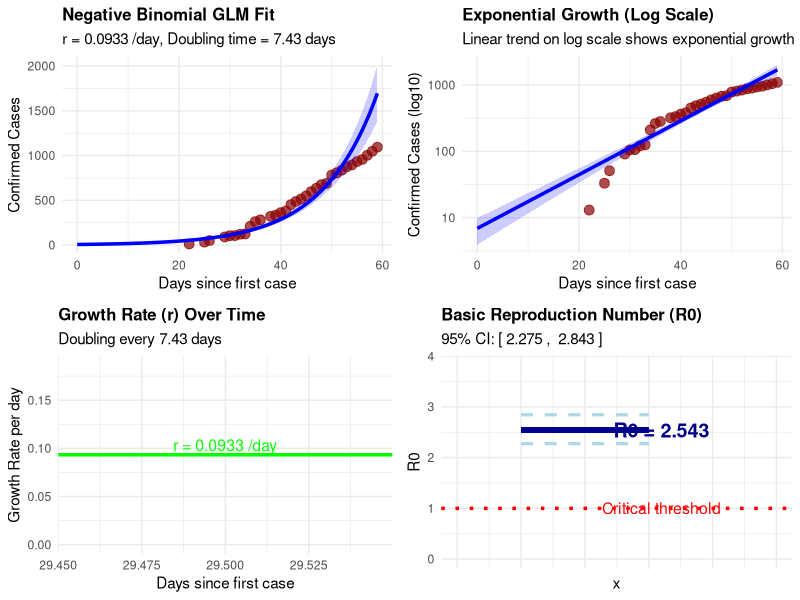
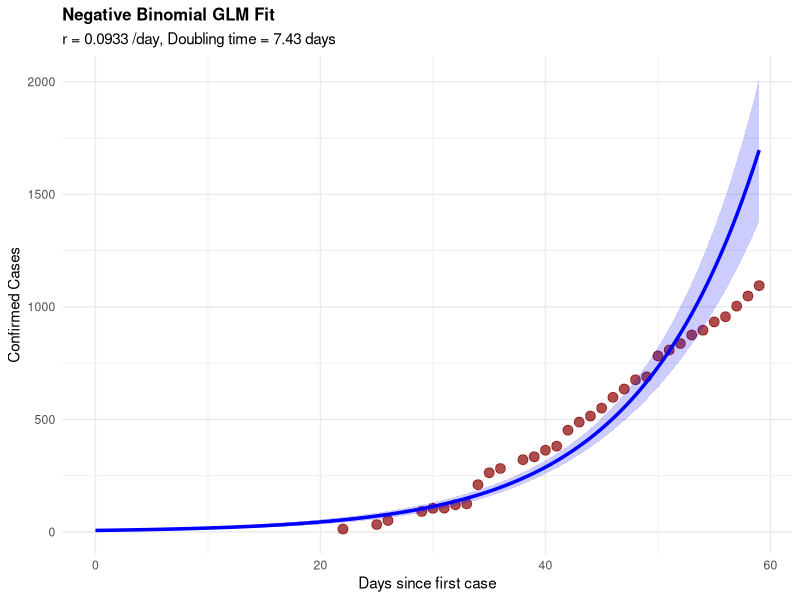
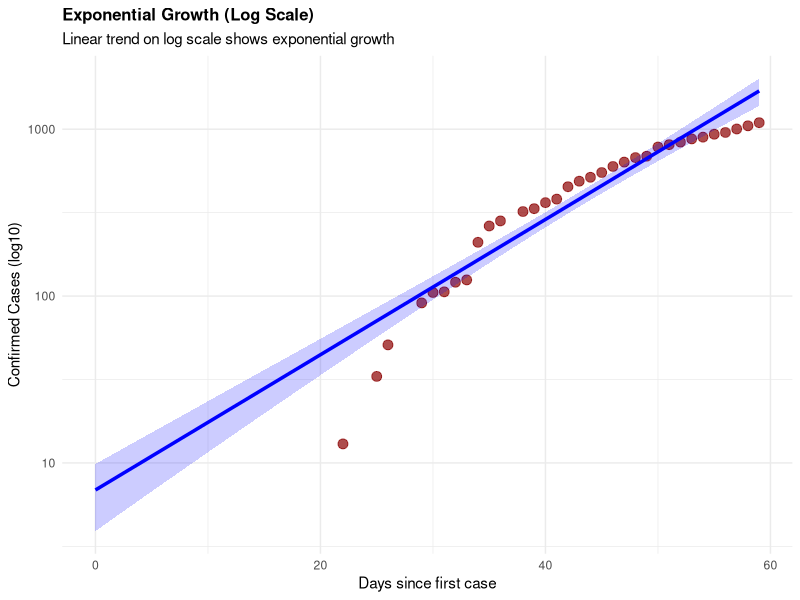
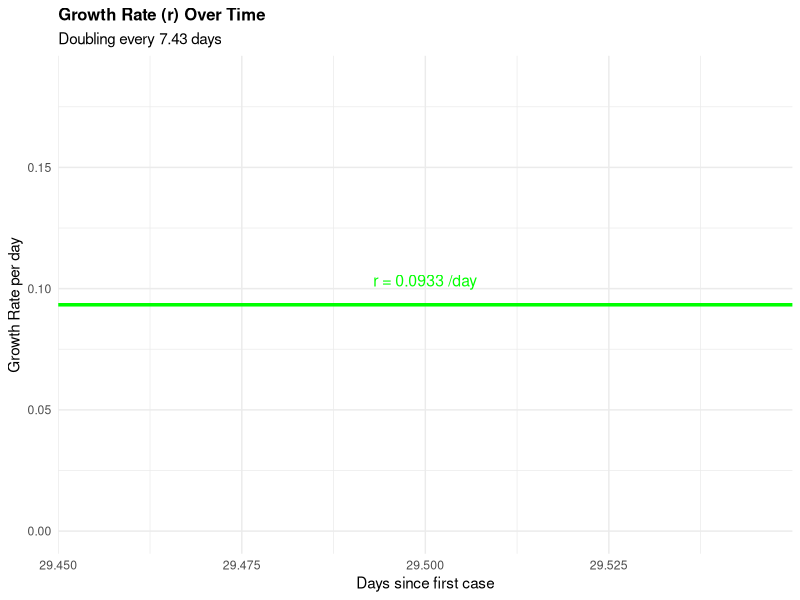
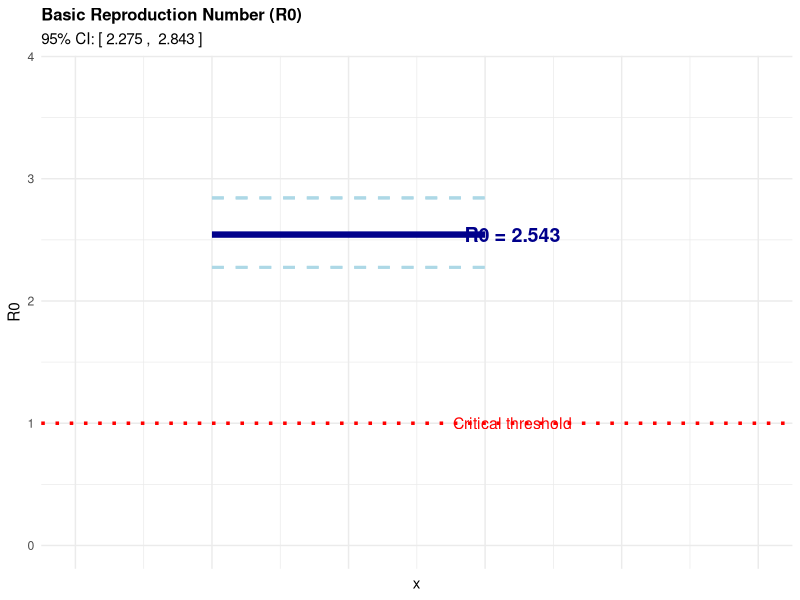

Reproduce these figures in R, in order.

#explore data
#see what we have 
#and what we do not have



#install.packages("MASS")


library(MASS)
library(ggplot2)
library(gridExtra)

# Read data
setwd("C:/Users/nkgomelengl/Desktop/MMEDgit/epidemicSize2026/data")
data <- read.csv("drc_sitrep.csv")
data$date <- as.Date(data$date)
data$day <- as.numeric(data$date - data$date[1])

# ==== FIT NEGATIVE BINOMIAL GLM ====
glm_fit <- glm.nb(confirmed_cases ~ day, data = data)

# Extract parameters
small_r <- coef(glm_fit)[2]
intercept <- coef(glm_fit)[1]
SI <- 10  # Ebola serial interval
big_R <- exp(small_r * SI)
doubling <- log(2) / small_r 

# Get confidence intervals
CI <- confint(glm_fit)
r_CI <- CI[2, ]
R0_lower <- exp(r_CI[1] * SI)
R0_upper <- exp(r_CI[2] * SI)

# ==== PRINT RESULTS ====
print("===== GROWTH PARAMETERS =====")
print(paste("Small r:", round(small_r, 4), "per day"))
print(paste("Doubling time:", round(doubling, 2), "days"))
print(paste("Big R0:", round(big_R, 3)))
print(paste("R0 95% CI: [", round(R0_lower, 3), ", ", round(R0_upper, 3), "]"))
print(paste("Serial Interval:", SI, "days"))
print("")

# ==== CREATE PREDICTIONS FOR PLOTTING ====
newdata <- data.frame(day = seq(min(data$day), max(data$day), by = 0.5))
pred <- predict(glm_fit, newdata = newdata, type = "response", se.fit = TRUE)

pred_df <- data.frame(
  day = newdata$day,
  fit = pred$fit,
  se = pred$se.fit
)

# ==== FIGURE 1: GLM FIT ====
fig1 <- ggplot(data, aes(x = day, y = confirmed_cases)) +
  geom_point(color = "darkred", size = 3, alpha = 0.7) +
  geom_line(data = pred_df, aes(y = fit), color = "blue", size = 1.2) +
  geom_ribbon(data = pred_df, 
              aes(y = fit, 
                  ymin = fit - 1.96*se, 
                  ymax = fit + 1.96*se),
              alpha = 0.2, fill = "blue") +
  labs(title = "Negative Binomial GLM Fit",
       subtitle = paste("r =", round(small_r, 4), "/day, Doubling time =", round(doubling, 2), "days"),
       x = "Days since first case",
       y = "Confirmed Cases") +
  theme_minimal() +
  theme(plot.title = element_text(face = "bold", size = 12))

# ==== FIGURE 2: LOG SCALE (EXPONENTIAL GROWTH) ====
fig2 <- ggplot(data, aes(x = day, y = confirmed_cases)) +
  geom_point(color = "darkred", size = 3, alpha = 0.7) +
  geom_line(data = pred_df, aes(y = fit), color = "blue", size = 1.2) +
  geom_ribbon(data = pred_df, 
              aes(y = fit, 
                  ymin = fit - 1.96*se, 
                  ymax = fit + 1.96*se),
              alpha = 0.2, fill = "blue") +
  scale_y_log10() +
  labs(title = "Exponential Growth (Log Scale)",
       subtitle = paste("Linear trend on log scale shows exponential growth"),
       x = "Days since first case",
       y = "Confirmed Cases (log10)") +
  theme_minimal() +
  theme(plot.title = element_text(face = "bold", size = 12))

# ==== FIGURE 3: GROWTH RATE VISUALIZATION ====
growth_data <- data.frame(
  day = pred_df$day,
  growth_rate = small_r,
  doubling_time = doubling
)

fig3 <- ggplot(growth_data, aes(x = day, y = growth_rate)) +
  geom_hline(yintercept = small_r, color = "green", size = 1.2, linetype = "solid") +
  annotate("text", x = max(growth_data$day) * 0.5, y = small_r + 0.01,
           label = paste("r =", round(small_r, 4), "/day"),
           size = 4, color = "green") +
  ylim(0, small_r * 2) +
  labs(title = "Growth Rate (r) Over Time",
       subtitle = paste("Doubling every", round(doubling, 2), "days"),
       x = "Days since first case",
       y = "Growth Rate per day") +
  theme_minimal() +
  theme(plot.title = element_text(face = "bold", size = 12))

# ==== FIGURE 4: R0 VISUALIZATION ====
fig4 <- ggplot(data.frame(x = c(-1, 1)), aes(x)) +
  geom_segment(aes(x = -0.5, xend = 0.5, y = big_R, yend = big_R),
               size = 2, color = "darkblue") +
  geom_segment(aes(x = -0.5, xend = 0.5, y = R0_lower, yend = R0_lower),
               size = 1, color = "lightblue", linetype = "dashed") +
  geom_segment(aes(x = -0.5, xend = 0.5, y = R0_upper, yend = R0_upper),
               size = 1, color = "lightblue", linetype = "dashed") +
  geom_hline(yintercept = 1, color = "red", size = 1.2, linetype = "dotted") +
  annotate("text", x = 0.6, y = big_R, 
           label = paste("R0 =", round(big_R, 3)),
           size = 5, color = "darkblue", fontface = "bold") +
  annotate("text", x = 0.6, y = 1, 
           label = "Critical threshold",
           size = 4, color = "red") +
  ylim(0, max(big_R * 1.5, 3)) +
  xlim(-1, 1.5) +
  labs(title = "Basic Reproduction Number (R0)",
       subtitle = paste("95% CI: [", round(R0_lower, 3), ", ", round(R0_upper, 3), "]"),
       y = "R0") +
  theme_minimal() +
  theme(plot.title = element_text(face = "bold", size = 12),
        axis.text.x = element_blank())

# ==== DISPLAY ALL FIGURES ====
grid.arrange(fig1, fig2, fig3, fig4, nrow = 2, ncol = 2)

# ==== SAVE FIGURES ====
ggsave("01_GLM_Fit.png", fig1, width = 8, height = 6, dpi = 300)
ggsave("02_Log_Scale.png", fig2, width = 8, height = 6, dpi = 300)
ggsave("03_Growth_Rate.png", fig3, width = 8, height = 6, dpi = 300)
ggsave("04_R0_Estimate.png", fig4, width = 8, height = 6, dpi = 300)

print("Figures saved to your working directory!")
